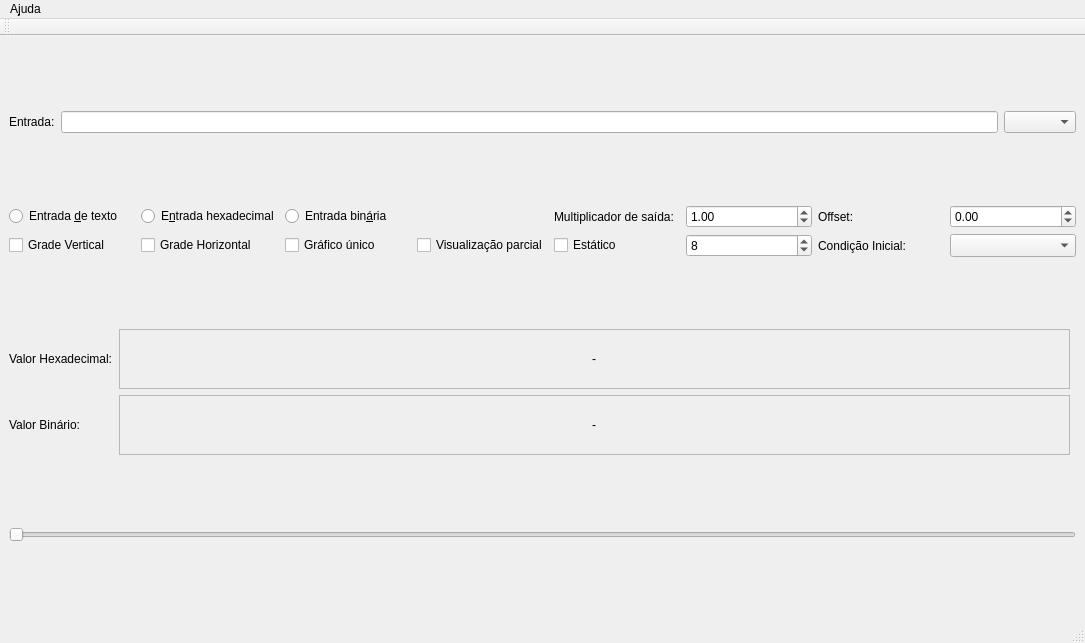
<?xml version="1.0" encoding="UTF-8"?>
<ui version="4.0">
 <class>MainWindow</class>
 <widget class="QMainWindow" name="MainWindow">
  <property name="geometry">
   <rect>
    <x>0</x>
    <y>0</y>
    <width>1085</width>
    <height>643</height>
   </rect>
  </property>
  <property name="windowTitle">
   <string>Digital - Digital</string>
  </property>
  <widget class="QWidget" name="centralwidget">
   <property name="sizePolicy">
    <sizepolicy hsizetype="Preferred" vsizetype="Preferred">
     <horstretch>0</horstretch>
     <verstretch>0</verstretch>
    </sizepolicy>
   </property>
   <layout class="QGridLayout" name="gridLayout">
    <item row="4" column="0" colspan="2">
     <layout class="QVBoxLayout" name="graphLayout"/>
    </item>
    <item row="5" column="0" colspan="2">
     <widget class="QSlider" name="horizontalSlider">
      <property name="orientation">
       <enum>Qt::Horizontal</enum>
      </property>
     </widget>
    </item>
    <item row="1" column="0" colspan="2">
     <layout class="QHBoxLayout" name="horizontalLayout_2">
      <item>
       <widget class="QLabel" name="label_5">
        <property name="text">
         <string>Entrada:</string>
        </property>
       </widget>
      </item>
      <item>
       <widget class="QLineEdit" name="lineEdit"/>
      </item>
      <item>
       <widget class="QComboBox" name="codeComboBox"/>
      </item>
     </layout>
    </item>
    <item row="2" column="0" colspan="2">
     <layout class="QGridLayout" name="gridLayout_2">
      <item row="2" column="1">
       <widget class="QCheckBox" name="horizontalGridCheckBox">
        <property name="text">
         <string>Grade Horizontal</string>
        </property>
       </widget>
      </item>
      <item row="2" column="0">
       <widget class="QCheckBox" name="verticalGridCheckBox">
        <property name="text">
         <string>Grade Vertical</string>
        </property>
       </widget>
      </item>
      <item row="2" column="2">
       <widget class="QCheckBox" name="hideGraphCheckBox">
        <property name="text">
         <string>Gráfico único</string>
        </property>
       </widget>
      </item>
      <item row="2" column="5">
       <widget class="QSpinBox" name="VizualizationSpinBox">
        <property name="minimum">
         <number>1</number>
        </property>
        <property name="maximum">
         <number>1000</number>
        </property>
        <property name="value">
         <number>8</number>
        </property>
       </widget>
      </item>
      <item row="2" column="6">
       <widget class="QLabel" name="initialConditionLabel">
        <property name="text">
         <string>Condição Inicial:</string>
        </property>
       </widget>
      </item>
      <item row="2" column="7">
       <widget class="QComboBox" name="initialConditionComboBox">
        <property name="maximumSize">
         <size>
          <width>16777215</width>
          <height>25</height>
         </size>
        </property>
        <property name="currentIndex">
         <number>-1</number>
        </property>
       </widget>
      </item>
      <item row="0" column="0">
       <widget class="QRadioButton" name="stringInputRadioButton">
        <property name="text">
         <string>Entrada &amp;de texto</string>
        </property>
       </widget>
      </item>
      <item row="0" column="1">
       <widget class="QRadioButton" name="hexInputRadioButton">
        <property name="text">
         <string>E&amp;ntrada hexadecimal</string>
        </property>
       </widget>
      </item>
      <item row="0" column="2">
       <widget class="QRadioButton" name="binInputRadioButton">
        <property name="text">
         <string>Entrada bin&amp;ária</string>
        </property>
       </widget>
      </item>
      <item row="2" column="3">
       <widget class="QCheckBox" name="partialVizualizationCheckBox">
        <property name="text">
         <string>Visualização parcial</string>
        </property>
       </widget>
      </item>
      <item row="2" column="4">
       <widget class="QCheckBox" name="staticCheckBox">
        <property name="text">
         <string>Estático</string>
        </property>
       </widget>
      </item>
      <item row="0" column="7">
       <widget class="QDoubleSpinBox" name="offsetSpinBox">
        <property name="minimum">
         <double>-9999.000000000000000</double>
        </property>
        <property name="maximum">
         <double>9999.000000000000000</double>
        </property>
       </widget>
      </item>
      <item row="0" column="6">
       <widget class="QLabel" name="label_4">
        <property name="text">
         <string>Offset:</string>
        </property>
       </widget>
      </item>
      <item row="0" column="5">
       <widget class="QDoubleSpinBox" name="outputMultiplierSpinBox">
        <property name="minimum">
         <double>-999999.000000000000000</double>
        </property>
        <property name="maximum">
         <double>9999.989999999999782</double>
        </property>
        <property name="value">
         <double>1.000000000000000</double>
        </property>
       </widget>
      </item>
      <item row="0" column="4">
       <widget class="QLabel" name="label_3">
        <property name="text">
         <string>Multiplicador de saída:</string>
        </property>
       </widget>
      </item>
     </layout>
    </item>
    <item row="3" column="0">
     <layout class="QGridLayout" name="gridLayout_3">
      <item row="1" column="1">
       <widget class="QScrollArea" name="scrollArea_2">
        <property name="maximumSize">
         <size>
          <width>16777215</width>
          <height>60</height>
         </size>
        </property>
        <property name="widgetResizable">
         <bool>true</bool>
        </property>
        <widget class="QWidget" name="scrollAreaWidgetContents_2">
         <property name="geometry">
          <rect>
           <x>0</x>
           <y>0</y>
           <width>938</width>
           <height>56</height>
          </rect>
         </property>
         <layout class="QVBoxLayout" name="verticalLayout">
          <item alignment="Qt::AlignHCenter">
           <widget class="QLabel" name="binLabel">
            <property name="text">
             <string>-</string>
            </property>
           </widget>
          </item>
         </layout>
        </widget>
       </widget>
      </item>
      <item row="1" column="0">
       <widget class="QLabel" name="label">
        <property name="text">
         <string>Valor Binário:</string>
        </property>
       </widget>
      </item>
      <item row="0" column="0">
       <widget class="QLabel" name="label_2">
        <property name="text">
         <string>Valor Hexadecimal:</string>
        </property>
       </widget>
      </item>
      <item row="0" column="1">
       <widget class="QScrollArea" name="scrollArea">
        <property name="sizePolicy">
         <sizepolicy hsizetype="Expanding" vsizetype="Minimum">
          <horstretch>0</horstretch>
          <verstretch>0</verstretch>
         </sizepolicy>
        </property>
        <property name="maximumSize">
         <size>
          <width>16777215</width>
          <height>60</height>
         </size>
        </property>
        <property name="widgetResizable">
         <bool>true</bool>
        </property>
        <widget class="QWidget" name="scrollAreaWidgetContents">
         <property name="geometry">
          <rect>
           <x>0</x>
           <y>0</y>
           <width>938</width>
           <height>56</height>
          </rect>
         </property>
         <property name="sizePolicy">
          <sizepolicy hsizetype="Preferred" vsizetype="Minimum">
           <horstretch>0</horstretch>
           <verstretch>0</verstretch>
          </sizepolicy>
         </property>
         <layout class="QHBoxLayout" name="horizontalLayout_3">
          <item alignment="Qt::AlignHCenter">
           <widget class="QLabel" name="hexLabel">
            <property name="sizePolicy">
             <sizepolicy hsizetype="Minimum" vsizetype="Minimum">
              <horstretch>0</horstretch>
              <verstretch>0</verstretch>
             </sizepolicy>
            </property>
            <property name="text">
             <string>-</string>
            </property>
           </widget>
          </item>
         </layout>
        </widget>
       </widget>
      </item>
     </layout>
    </item>
   </layout>
  </widget>
  <widget class="QMenuBar" name="menubar">
   <property name="geometry">
    <rect>
     <x>0</x>
     <y>0</y>
     <width>1085</width>
     <height>30</height>
    </rect>
   </property>
   <widget class="QMenu" name="menuAjuda">
    <property name="title">
     <string>A&amp;juda</string>
    </property>
    <addaction name="actionAjuda"/>
    <addaction name="actionSobre"/>
   </widget>
   <addaction name="menuAjuda"/>
  </widget>
  <widget class="QStatusBar" name="statusbar"/>
  <widget class="QToolBar" name="toolBar">
   <property name="windowTitle">
    <string>toolBar</string>
   </property>
   <attribute name="toolBarArea">
    <enum>TopToolBarArea</enum>
   </attribute>
   <attribute name="toolBarBreak">
    <bool>false</bool>
   </attribute>
  </widget>
  <action name="actionAjuda">
   <property name="text">
    <string>&amp;Ajuda</string>
   </property>
  </action>
  <action name="actionSobre">
   <property name="text">
    <string>&amp;Sobre</string>
   </property>
  </action>
 </widget>
 <resources/>
 <connections/>
</ui>
